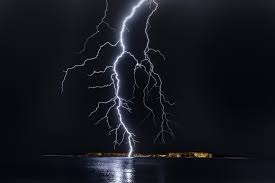
#> input picture initial_image_folder/lightning.jpeg, 275 x 183 px
$ python kernel_image_processing.py
#> lines starting #> are read from the running program, lines starting #| are printed output that depends on the picture
from PIL import Image
import png
import multiprocessing
from multiprocessing import Pool
import numpy as np
import os

# [5 lines of commented-out code are left out]
input_image = 'lightning.jpeg'
####################################################################################

########################## MULTIPROCESSING (YES/NO) ################################
# NO
multiprocess = 0
# YES
#multiprocess = 1
####################################################################################

########################### PRE-SET 3X3 KERNEL OPTIONS #############################
# IDENTITY
#kernel = [[0, 0, 0],[0, 1, 0],[0, 0, 0]]

# CUSTOM 3X3 KERNEL
#kernel = [[2., 0., 0.],[0., 1., 4],[0., 1., 0.]]

# EDGE DETECTION KERNELS
#kernel = [[1., 0., -1.],[0., 0., 0.],[-1., 0., 1.]]
#kernel = [[0., 1., 0.],[1., -4., 1.],[0., 1., 0.]]
#kernel = [[-1., -1., -1.],[-1., 8., -1.],[-1., -1., -1.]]

# SHARPEN
#kernel = [[0., -1., 0.],[-1., 5., -1.],[0., -1., 0.]]

# BOX BLUR
#kernel = [[1/9., 1/9., 1/9.],[1/9., 1/9., 1/9.],[1/9., 1/9., 1/9.]]

# GAUSSIAN BLUR
#kernel = [[1/16., 1/8., 1/16.],[1/8., 1/4., 1/8.],[1/16., 1/8., 1/16.]]
#kernel = [[1/8., 1/4., 1/8.],[1/4., 1/2., 1/4.],[1/8., 1/4., 1/8.]]
####################################################################################

########################### PRE-SET 5X5 KERNEL OPTIONS #############################
# IDENTITY
#kernel = [[0., 0., 0., 0., 0.],[0., 0., 0., 0., 0.],[0., 0., 1., 0., 0.],[0., 0., 0., 0., 0.],[0., 0., 0., 0., 0.]]

# CUSTOM 5X5 KERNEL
#kernel = [[2., 0., 0.],[0., 1., 4],[0., 1., 0.]]

# EDGE DETECTION
kernel = [[0., 0., -1., 0., 0.],[0., -1., -2., -1., 0.],[-1., -2., 16., -2., -1.],[0., -1., -2., -1., 0.],[0., 0., -1., 0., 0.]]

# BLOCK BLUR
#kernel = [[1/30.,1/30.,1/30.,1/30.,1/30.],[1/30.,1/30.,1/30.,1/30.,1/30.],[1/30.,1/30.,1/30.,1/30.,1/30.],[1/30.,1/30.,1/30.,1/30.,1/30.],[1/30.,1/30.,1/30.,1/30.,1/30.]]

# GAUSSIAN BLUR
#kernel = [[1/265., 4/265., 6/265., 4//265., 1//265.],[4/265., 16/265., 24/265., 16//265., 4//265.],[6/265., 24/265., 36/265., 24//265., 6//265.],[4/265., 16/265., 24/265., 16//265., 4//265.],[1/265., 4/265., 6/265., 4//265., 1//265.]]

# SOBEL CONVOLUTION (X-DIRECTION)
#kernel = [[2., 2., 4., 2., 2.],[1., 1., 2., 1., 1.],[0., 0., 0., 0., 0.],[-1., -1., -2., -1., -1.],[-2., -2., -4., -2., -2.]]
# SOBEL CONVOLUTION (Y-DIRECTION)
#kernel = [[2., 1., 0., -1., -2.],[2., 1., 0., -1., -2.],[4., 2., 0., -2., -4.],[2., 1., 0., -1., -2.],[2., 1., 0., -1., -2.]]

# PREWITT CONVOLUTION (X-DIRECTION)
#kernel = [[9., 9., 9., 9., 9.],[9., 5., 5., 5., 9.],[-7., -3., 0., -3., -7.],[-7., -3., -3., -3., -7.],[-7., -7., -7., -7., -7.]]
# PREWITT CONVOLUTION (Y-DIRECTION)
#kernel = [[9., 9., -7., -7., -7.],[9., 5., -3., -3., -7.],[9., 5., 0., -3., -7.],[9., 5., -3., -3., -7.],[9., 9., -7., -7., -7.]]

# PKIRSCH CONVOLUTION (X-DIRECTION)
#kernel = [[2., 2., 2., 2., 2.],[1., 1., 1., 1., 1.],[0., 0., 0., 0., 0.],[-1., -1., -1., -1., -1.],[-2., -2., -2., -2., -2.]]
# PKIRSCH CONVOLUTION (Y-DIRECTION)
#kernel = [[2., 1., 0., -1., -2.],[2., 1., 0., -1., -2.],[2., 1., 0., -1., -2.],[2., 1., 0., -1., -2.],[2., 1., 0., -1., -2.]
####################################################################################

# kernel loop for red image filter
# [63 lines left out: function three_by_three, not called in this run]

def five_by_five( kernel_color_array ):
	print('kernel in filter...')
	kernel_image = []
	for i in range(height):
		temp_array=[]
		for j in range(width):
			c2=(kernel_color_array[j,i]*kernel[2][2])
			if i!=(height-1) and i!=(height-2):
				d2=(kernel_color_array[j,i+1]*kernel[3][2])
				e2=(kernel_color_array[j,i+2]*kernel[4][2])
				if i==0:
					if j==0:
						c3=(kernel_color_array[j+1,i]*kernel[2][3])
						c4=(kernel_color_array[j+2,i]*kernel[2][4])
						d3=(kernel_color_array[j+1,i+1]*kernel[3][3])
						d4=(kernel_color_array[j+2,i+1]*kernel[3][4])
						e3=(kernel_color_array[j+1,i+2]*kernel[4][3])
						e4=(kernel_color_array[j+2,i+2]*kernel[4][4])
						kernel_value=(c2+c3+c4+d2+d3+d4+e2+e3+e4)
					elif j==1:
						c1=(kernel_color_array[j-1,i]*kernel[2][1])
						c3=(kernel_color_array[j+1,i]*kernel[2][3])
						c4=(kernel_color_array[j+2,i]*kernel[2][4])
						d1=(kernel_color_array[j-1,i+1]*kernel[3][1])
						d3=(kernel_color_array[j+1,i+1]*kernel[3][3])
						d4=(kernel_color_array[j+2,i+1]*kernel[3][4])
						e1=(kernel_color_array[j-1,i+2]*kernel[4][1])
						e3=(kernel_color_array[j+1,i+2]*kernel[4][3])
						e4=(kernel_color_array[j+2,i+2]*kernel[4][4])
						kernel_value=(c1+c2+c3+c4+d1+d2+d3+d4+e1+e2+e3+e4)
					elif j==(width-2):
						c0=(kernel_color_array[j-2,i]*kernel[2][0])
						c1=(kernel_color_array[j-1,i]*kernel[2][1])
						d0=(kernel_color_array[j-2,+1]*kernel[3][0])
						d1=(kernel_color_array[j-1,i+1]*kernel[3][1])
						e0=(kernel_color_array[j-2,i+2]*kernel[4][0])
						e1=(kernel_color_array[j-1,i+2]*kernel[4][1])
						c3=(kernel_color_array[j+1,i]*kernel[2][3])
						d3=(kernel_color_array[j+1,i+1]*kernel[3][3])
						e3=(kernel_color_array[j+1,i+2]*kernel[4][3])
						kernel_value=(c0+c1+c2+c3+d0+d1+d2+d3+e0+e1+e2+e3)
					elif j==(width-1):
						c0=(kernel_color_array[j-2,i]*kernel[2][0])
						c1=(kernel_color_array[j-1,i]*kernel[2][1])
						d0=(kernel_color_array[j-2,+1]*kernel[3][0])
						d1=(kernel_color_array[j-1,i+1]*kernel[3][1])
						e0=(kernel_color_array[j-2,i+2]*kernel[4][0])
						e1=(kernel_color_array[j-1,i+2]*kernel[4][1])
						kernel_value=(c0+c1+c2+d0+d1+d2+e0+e1+e2)
					else:
						c0=(kernel_color_array[j-2,i]*kernel[2][0])
						c1=(kernel_color_array[j-1,i]*kernel[2][1])
						c3=(kernel_color_array[j+1,i]*kernel[2][3])
						c4=(kernel_color_array[j+2,i]*kernel[2][4])
						d0=(kernel_color_array[j-2,+1]*kernel[3][0])
						d1=(kernel_color_array[j-1,i+1]*kernel[3][1])
						d3=(kernel_color_array[j+1,i+1]*kernel[3][3])
						d4=(kernel_color_array[j+2,i+1]*kernel[3][4])
						e0=(kernel_color_array[j-2,i+2]*kernel[4][0])
						e1=(kernel_color_array[j-1,i+2]*kernel[4][1])
						e3=(kernel_color_array[j+1,i+2]*kernel[4][3])
						e4=(kernel_color_array[j+2,i+2]*kernel[4][4])
						kernel_value=(c0+c1+c2+c3+c4+d0+d1+d2+d3+d4+e0+e1+e2+e3+e4)
				elif i==1:
					b2=(kernel_color_array[j,i-1]*kernel[1][2])
					if j==0:
						c3=(kernel_color_array[j+1,i]*kernel[2][3])
						c4=(kernel_color_array[j+2,i]*kernel[2][4])
						d3=(kernel_color_array[j+1,i+1]*kernel[3][3])
						d4=(kernel_color_array[j+2,i+1]*kernel[3][4])
						e3=(kernel_color_array[j+1,i+2]*kernel[4][3])
						e4=(kernel_color_array[j+2,i+2]*kernel[4][4])
						b3=(kernel_color_array[j+1,i-1]*kernel[1][3])
						b4=(kernel_color_array[j+2,i-1]*kernel[1][4])
						kernel_value=(b2+b3+b4+c2+c3+c4+d2+d3+d4+e2+e3+e4)
					elif j==1:
						c3=(kernel_color_array[j+1,i]*kernel[2][3])
						c4=(kernel_color_array[j+2,i]*kernel[2][4])
						d3=(kernel_color_array[j+1,i+1]*kernel[3][3])
						d4=(kernel_color_array[j+2,i+1]*kernel[3][4])
						e3=(kernel_color_array[j+1,i+2]*kernel[4][3])
						e4=(kernel_color_array[j+2,i+2]*kernel[4][4])
						c1=(kernel_color_array[j-1,i]*kernel[2][1])
						d1=(kernel_color_array[j-1,i+1]*kernel[3][1])
						e1=(kernel_color_array[j-1,i+2]*kernel[4][1])
						b3=(kernel_color_array[j+1,i-1]*kernel[1][3])
						b4=(kernel_color_array[j+2,i-1]*kernel[1][4])
						b1=(kernel_color_array[j-1,i-1]*kernel[1][1])
						kernel_value=(b1+b2+b3+b4+c1+c2+c3+c4+d1+d2+d3+d4+e1+e2+e3+e4)
					elif j==(width-2):
						c0=(kernel_color_array[j-2,i]*kernel[2][0])
						c1=(kernel_color_array[j-1,i]*kernel[2][1])
						d0=(kernel_color_array[j-2,+1]*kernel[3][0])
						d1=(kernel_color_array[j-1,i+1]*kernel[3][1])
						e0=(kernel_color_array[j-2,i+2]*kernel[4][0])
						e1=(kernel_color_array[j-1,i+2]*kernel[4][1])
						c3=(kernel_color_array[j+1,i]*kernel[2][3])
						d3=(kernel_color_array[j+1,i+1]*kernel[3][3])
						e3=(kernel_color_array[j+1,i+2]*kernel[4][3])
						b0=(kernel_color_array[j-2,i-1]*kernel[1][0])
						b1=(kernel_color_array[j-1,i-1]*kernel[1][1])
						b3=(kernel_color_array[j+1,i-1]*kernel[1][3])
						kernel_value=(b0+b1+b2+b3+c0+c1+c2+c3+d0+d1+d2+d3+e0+e1+e2+e3)
					elif j==(width-1):
						c0=(kernel_color_array[j-2,i]*kernel[2][0])
						c1=(kernel_color_array[j-1,i]*kernel[2][1])
						d0=(kernel_color_array[j-2,+1]*kernel[3][0])
						d1=(kernel_color_array[j-1,i+1]*kernel[3][1])
						e0=(kernel_color_array[j-2,i+2]*kernel[4][0])
						e1=(kernel_color_array[j-1,i+2]*kernel[4][1])
						b0=(kernel_color_array[j-2,i-1]*kernel[1][0])
						b1=(kernel_color_array[j-1,i-1]*kernel[1][1])
						kernel_value=(b0+b1+b2+c0+c1+c2+d0+d1+d2+e0+e1+e2)
					else:
						c3=(kernel_color_array[j+1,i]*kernel[2][3])
						c4=(kernel_color_array[j+2,i]*kernel[2][4])
						d3=(kernel_color_array[j+1,i+1]*kernel[3][3])
						d4=(kernel_color_array[j+2,i+1]*kernel[3][4])
						e3=(kernel_color_array[j+1,i+2]*kernel[4][3])
						e4=(kernel_color_array[j+2,i+2]*kernel[4][4])
						b3=(kernel_color_array[j+1,i-1]*kernel[1][3])
						b4=(kernel_color_array[j+2,i-1]*kernel[1][4])
						c0=(kernel_color_array[j-2,i]*kernel[2][0])
						c1=(kernel_color_array[j-1,i]*kernel[2][1])
						d0=(kernel_color_array[j-2,+1]*kernel[3][0])
						d1=(kernel_color_array[j-1,i+1]*kernel[3][1])
						e0=(kernel_color_array[j-2,i+2]*kernel[4][0])
						e1=(kernel_color_array[j-1,i+2]*kernel[4][1])
						b0=(kernel_color_array[j-2,i-1]*kernel[1][0])
						b1=(kernel_color_array[j-1,i-1]*kernel[1][1])
						kernel_value=(b0+b1+b2+b3+b4+c0+c1+c2+c3+c4+d0+d1+d2+d3+d4+e0+e1+e2+e3+e4)
				else:
					a2=(kernel_color_array[j,i-2]*kernel[0][2])
					b2=(kernel_color_array[j,i-1]*kernel[1][2])
					if j==0:
						c3=(kernel_color_array[j+1,i]*kernel[2][3])
						c4=(kernel_color_array[j+2,i]*kernel[2][4])
						d3=(kernel_color_array[j+1,i+1]*kernel[3][3])
						d4=(kernel_color_array[j+2,i+1]*kernel[3][4])
						e3=(kernel_color_array[j+1,i+2]*kernel[4][3])
						e4=(kernel_color_array[j+2,i+2]*kernel[4][4])
						b3=(kernel_color_array[j+1,i-1]*kernel[1][3])
						b4=(kernel_color_array[j+2,i-1]*kernel[1][4])
						a3=(kernel_color_array[j+1,i-2]*kernel[0][3])
						a4=(kernel_color_array[j+2,i-2]*kernel[0][4])
						kernel_value=(a2+a3+a4+b2+b3+b4+c2+c3+c4+d2+d3+d4+e2+e3+e4)
					elif j==1:
						a3=(kernel_color_array[j+1,i-2]*kernel[0][3])
						a4=(kernel_color_array[j+2,i-2]*kernel[0][4])
						b3=(kernel_color_array[j+1,i-1]*kernel[1][3])
						b4=(kernel_color_array[j+2,i-1]*kernel[1][4])
						c3=(kernel_color_array[j+1,i]*kernel[2][3])
						c4=(kernel_color_array[j+2,i]*kernel[2][4])
						d3=(kernel_color_array[j+1,i+1]*kernel[3][3])
						d4=(kernel_color_array[j+2,i+1]*kernel[3][4])
						e3=(kernel_color_array[j+1,i+2]*kernel[4][3])
						e4=(kernel_color_array[j+2,i+2]*kernel[4][4])
						c1=(kernel_color_array[j-1,i]*kernel[2][1])
						d1=(kernel_color_array[j-1,i+1]*kernel[3][1])
						e1=(kernel_color_array[j-1,i+2]*kernel[4][1])
						b1=(kernel_color_array[j-1,i-1]*kernel[1][1])
						a1=(kernel_color_array[j-1,i-2]*kernel[0][1])
						kernel_value=(a1+a2+a3+a4+b1+b2+b3+b4+c1+c2+c3+c4+d1+d2+d3+d4+e1+e2+e3+e4)
					elif j==(width-2):
						c0=(kernel_color_array[j-2,i]*kernel[2][0])
						c1=(kernel_color_array[j-1,i]*kernel[2][1])
						c3=(kernel_color_array[j+1,i]*kernel[2][3])
						d0=(kernel_color_array[j-2,+1]*kernel[3][0])
						d1=(kernel_color_array[j-1,i+1]*kernel[3][1])
						d3=(kernel_color_array[j+1,i+1]*kernel[3][3])
						e0=(kernel_color_array[j-2,i+2]*kernel[4][0])
						e1=(kernel_color_array[j-1,i+2]*kernel[4][1])
						e3=(kernel_color_array[j+1,i+2]*kernel[4][3])
						b0=(kernel_color_array[j-2,i-1]*kernel[1][0])
						b1=(kernel_color_array[j-1,i-1]*kernel[1][1])
						b3=(kernel_color_array[j+1,i-1]*kernel[1][3])
						a0=(kernel_color_array[j-2,i-2]*kernel[0][0])
						a1=(kernel_color_array[j-1,i-2]*kernel[0][1])
						a3=(kernel_color_array[j+1,i-2]*kernel[0][3])
						kernel_value=(a0+a1+a2+a3+b0+b1+b2+b3+c0+c1+c2+c3+d0+d1+d2+d3+e0+e1+e2+e3)
					elif j==(width-1):
						c0=(kernel_color_array[j-2,i]*kernel[2][0])
						c1=(kernel_color_array[j-1,i]*kernel[2][1])
						d0=(kernel_color_array[j-2,+1]*kernel[3][0])
						d1=(kernel_color_array[j-1,i+1]*kernel[3][1])
						e0=(kernel_color_array[j-2,i+2]*kernel[4][0])
						e1=(kernel_color_array[j-1,i+2]*kernel[4][1])
						b0=(kernel_color_array[j-2,i-1]*kernel[1][0])
						b1=(kernel_color_array[j-1,i-1]*kernel[1][1])
						a0=(kernel_color_array[j-2,i-2]*kernel[0][0])
						a1=(kernel_color_array[j-1,i-2]*kernel[0][1])
						kernel_value=(a0+a1+a2+b0+b1+b2+c0+c1+c2+d0+d1+d2+e0+e1+e2)
					else:
						c3=(kernel_color_array[j+1,i]*kernel[2][3])
						c4=(kernel_color_array[j+2,i]*kernel[2][4])
						d3=(kernel_color_array[j+1,i+1]*kernel[3][3])
						d4=(kernel_color_array[j+2,i+1]*kernel[3][4])
						e3=(kernel_color_array[j+1,i+2]*kernel[4][3])
						e4=(kernel_color_array[j+2,i+2]*kernel[4][4])
						b3=(kernel_color_array[j+1,i-1]*kernel[1][3])
						b4=(kernel_color_array[j+2,i-1]*kernel[1][4])
						a3=(kernel_color_array[j+1,i-2]*kernel[0][3])
						a4=(kernel_color_array[j+2,i-2]*kernel[0][4])
						c0=(kernel_color_array[j-2,i]*kernel[2][0])
						c1=(kernel_color_array[j-1,i]*kernel[2][1])
						d0=(kernel_color_array[j-2,+1]*kernel[3][0])
						d1=(kernel_color_array[j-1,i+1]*kernel[3][1])
						e0=(kernel_color_array[j-2,i+2]*kernel[4][0])
						e1=(kernel_color_array[j-1,i+2]*kernel[4][1])
						b0=(kernel_color_array[j-2,i-1]*kernel[1][0])
						b1=(kernel_color_array[j-1,i-1]*kernel[1][1])
						a0=(kernel_color_array[j-2,i-2]*kernel[0][0])
						a1=(kernel_color_array[j-1,i-2]*kernel[0][1])
						kernel_value=(a0+a1+a2+a3+a4+b0+b1+b2+b3+b4+c0+c1+c2+c3+c4+d0+d1+d2+d3+d4+e0+e1+e2+e3+e4)
			if i==(height-2):
				a2=(kernel_color_array[j,i-2]*kernel[0][2])
				b2=(kernel_color_array[j,i-1]*kernel[1][2])
				d2=(kernel_color_array[j,i+1]*kernel[3][2])
				if j==0:
					c3=(kernel_color_array[j+1,i]*kernel[2][3])
					c4=(kernel_color_array[j+2,i]*kernel[2][4])
					d3=(kernel_color_array[j+1,i+1]*kernel[3][3])
					d4=(kernel_color_array[j+2,i+1]*kernel[3][4])
					b3=(kernel_color_array[j+1,i-1]*kernel[1][3])
					b4=(kernel_color_array[j+2,i-1]*kernel[1][4])
					a3=(kernel_color_array[j+1,i-2]*kernel[0][3])
					a4=(kernel_color_array[j+2,i-2]*kernel[0][4])
					kernel_value=(a2+a3+a4+b2+b3+b4+c2+c3+c4+d2+d3+d4)
				elif j==1:
					c3=(kernel_color_array[j+1,i]*kernel[2][3])
					c4=(kernel_color_array[j+2,i]*kernel[2][4])
					d3=(kernel_color_array[j+1,i+1]*kernel[3][3])
					d4=(kernel_color_array[j+2,i+1]*kernel[3][4])
					c1=(kernel_color_array[j-1,i]*kernel[2][1])
					d1=(kernel_color_array[j-1,i+1]*kernel[3][1])
					b3=(kernel_color_array[j+1,i-1]*kernel[1][3])
					b4=(kernel_color_array[j+2,i-1]*kernel[1][4])
					b1=(kernel_color_array[j-1,i-1]*kernel[1][1])
					a3=(kernel_color_array[j+1,i-2]*kernel[0][3])
					a4=(kernel_color_array[j+2,i-2]*kernel[0][4])
					a1=(kernel_color_array[j-1,i-2]*kernel[0][1])
					kernel_value=(a1+a2+a3+a4+b1+b2+b3+b4+c1+c2+c3+c4+d1+d2+d3+d4)
				elif j==(width-2):
					c0=(kernel_color_array[j-2,i]*kernel[2][0])
					c1=(kernel_color_array[j-1,i]*kernel[2][1])
					d0=(kernel_color_array[j-2,+1]*kernel[3][0])
					d1=(kernel_color_array[j-1,i+1]*kernel[3][1])
					c3=(kernel_color_array[j+1,i]*kernel[2][3])
					d3=(kernel_color_array[j+1,i+1]*kernel[3][3])
					b0=(kernel_color_array[j-2,i-1]*kernel[1][0])
					b1=(kernel_color_array[j-1,i-1]*kernel[1][1])
					b3=(kernel_color_array[j+1,i-1]*kernel[1][3])
					a0=(kernel_color_array[j-2,i-2]*kernel[0][0])
					a1=(kernel_color_array[j-1,i-2]*kernel[0][1])
					a3=(kernel_color_array[j+1,i-2]*kernel[0][3])
					kernel_value=(a0+a1+a2+a3+b0+b1+b2+b3+c0+c1+c2+c3+d0+d1+d2+d3)
				elif j==(width-1):
					c0=(kernel_color_array[j-2,i]*kernel[2][0])
					c1=(kernel_color_array[j-1,i]*kernel[2][1])
					d0=(kernel_color_array[j-2,+1]*kernel[3][0])
					d1=(kernel_color_array[j-1,i+1]*kernel[3][1])
					b0=(kernel_color_array[j-2,i-1]*kernel[1][0])
					b1=(kernel_color_array[j-1,i-1]*kernel[1][1])
					a0=(kernel_color_array[j-2,i-2]*kernel[0][0])
					a1=(kernel_color_array[j-1,i-2]*kernel[0][1])
					kernel_value=(a0+a1+a2+b0+b1+b2+c0+c1+c2+d0+d1+d2)
				else:
					c3=(kernel_color_array[j+1,i]*kernel[2][3])
					c4=(kernel_color_array[j+2,i]*kernel[2][4])
					d3=(kernel_color_array[j+1,i+1]*kernel[3][3])
					d4=(kernel_color_array[j+2,i+1]*kernel[3][4])
					b3=(kernel_color_array[j+1,i-1]*kernel[1][3])
					b4=(kernel_color_array[j+2,i-1]*kernel[1][4])
					a3=(kernel_color_array[j+1,i-2]*kernel[0][3])
					a4=(kernel_color_array[j+2,i-2]*kernel[0][4])
					c0=(kernel_color_array[j-2,i]*kernel[2][0])
					c1=(kernel_color_array[j-1,i]*kernel[2][1])
					d0=(kernel_color_array[j-2,+1]*kernel[3][0])
					d1=(kernel_color_array[j-1,i+1]*kernel[3][1])
					b0=(kernel_color_array[j-2,i-1]*kernel[1][0])
					b1=(kernel_color_array[j-1,i-1]*kernel[1][1])
					a0=(kernel_color_array[j-2,i-2]*kernel[0][0])
					a1=(kernel_color_array[j-1,i-2]*kernel[0][1])
					kernel_value=(a0+a1+a2+a3+a4+b0+b1+b2+b3+b4+c0+c1+c2+c3+c4+d0+d1+d2+d3+d4)
			if i==(height-1):
				a2=(kernel_color_array[j,i-2]*kernel[0][2])
				b2=(kernel_color_array[j,i-1]*kernel[1][2])
				if j==0:
					c3=(kernel_color_array[j+1,i]*kernel[2][3])
					c4=(kernel_color_array[j+2,i]*kernel[2][4])
					b3=(kernel_color_array[j+1,i-1]*kernel[1][3])
					b4=(kernel_color_array[j+2,i-1]*kernel[1][4])
					a3=(kernel_color_array[j+1,i-2]*kernel[0][3])
					a4=(kernel_color_array[j+2,i-2]*kernel[0][4])
					kernel_value=(a2+a3+a4+b2+b3+b4+c2+c3+c4)
				elif j==1:
					c3=(kernel_color_array[j+1,i]*kernel[2][3])
					c4=(kernel_color_array[j+2,i]*kernel[2][4])
					c1=(kernel_color_array[j-1,i]*kernel[2][1])
					b3=(kernel_color_array[j+1,i-1]*kernel[1][3])
					b4=(kernel_color_array[j+2,i-1]*kernel[1][4])
					b1=(kernel_color_array[j-1,i-1]*kernel[1][1])
					a3=(kernel_color_array[j+1,i-2]*kernel[0][3])
					a4=(kernel_color_array[j+2,i-2]*kernel[0][4])
					a1=(kernel_color_array[j-1,i-2]*kernel[0][1])
					kernel_value=(a1+a2+a3+a4+b1+b2+b3+b4+c1+c2+c3+c4)
				elif j==(width-2):
					c0=(kernel_color_array[j-2,i]*kernel[2][0])
					c1=(kernel_color_array[j-1,i]*kernel[2][1])
					c3=(kernel_color_array[j+1,i]*kernel[2][3])
					b0=(kernel_color_array[j-2,i-1]*kernel[1][0])
					b1=(kernel_color_array[j-1,i-1]*kernel[1][1])
					b3=(kernel_color_array[j+1,i-1]*kernel[1][3])
					a0=(kernel_color_array[j-2,i-2]*kernel[0][0])
					a1=(kernel_color_array[j-1,i-2]*kernel[0][1])
					a3=(kernel_color_array[j+1,i-2]*kernel[0][3])
					kernel_value=(a0+a1+a2+a3+b0+b1+b2+b3+c0+c1+c2+c3)
				elif j==(width-1):
					c0=(kernel_color_array[j-2,i]*kernel[2][0])
					c1=(kernel_color_array[j-1,i]*kernel[2][1])
					b0=(kernel_color_array[j-2,i-1]*kernel[1][0])
					b1=(kernel_color_array[j-1,i-1]*kernel[1][1])
					a0=(kernel_color_array[j-2,i-2]*kernel[0][0])
					a1=(kernel_color_array[j-1,i-2]*kernel[0][1])
					kernel_value=(a0+a1+a2+b0+b1+b2+c0+c1+c2)
				else:
					c3=(kernel_color_array[j+1,i]*kernel[2][3])
					c4=(kernel_color_array[j+2,i]*kernel[2][4])
					b3=(kernel_color_array[j+1,i-1]*kernel[1][3])
					b4=(kernel_color_array[j+2,i-1]*kernel[1][4])
					a3=(kernel_color_array[j+1,i-2]*kernel[0][3])
					a4=(kernel_color_array[j+2,i-2]*kernel[0][4])
					c0=(kernel_color_array[j-2,i]*kernel[2][0])
					c1=(kernel_color_array[j-1,i]*kernel[2][1])
					b0=(kernel_color_array[j-2,i-1]*kernel[1][0])
					b1=(kernel_color_array[j-1,i-1]*kernel[1][1])
					a0=(kernel_color_array[j-2,i-2]*kernel[0][0])
					a1=(kernel_color_array[j-1,i-2]*kernel[0][1])
					kernel_value=(a0+a1+a2+a3+a4+b0+b1+b2+b3+b4+c0+c1+c2+c3+c4)
			temp_array.append(kernel_value)
		kernel_image.append(temp_array)
	return kernel_image

def correct_for_overflow_values( value ):
	if value < 0:
		return 0
	elif value > 255:
		return 255
	else:
		return value

# check if file output directory exists, if not make it
if not os.path.exists( os.getcwd()+'/final_image_folder' ):
    os.mkdir( os.getcwd()+'/final_image_folder' )

# setup file input and output directory
initial_image_folder = 'initial_image_folder'
final_image_folder = 'final_image_folder'

# import initial image
im = Image.open(initial_image_folder+'/'+input_image)
#> im is the input picture: PIL image 275x183 RGB; mean R, G, B 22, 23.1, 30.3

# get image dimensions and type
width,height = im.size
#> width = 275; height = 183

# split image into R, G, and B channels
r,g,b, = im.split()
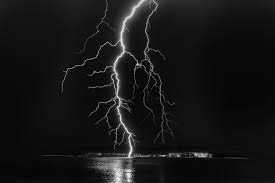
#> r: PIL image 275x183 L; min 0, max 255, mean 22
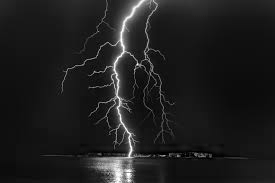
#> b: PIL image 275x183 L; min 0, max 255, mean 30.3

# loading R, G, and B channels into numerical arrays... once in numerical arrays they can not be "merged" back into an RGB image in the traditional way because the original image has been compromised
red = r.load()
green = g.load()
blue = b.load()

# no multiprocessing
if multiprocess == 0:
	if len( kernel ) < 4:
		red_kernel_image = three_by_three(red)
		blue_kernel_image = three_by_three(blue)
		green_kernel_image = three_by_three(green)
	if len( kernel ) > 4:
		red_kernel_image = five_by_five(red)
#> red_kernel_image = 183 items
		blue_kernel_image = five_by_five(blue)
#> blue_kernel_image = 183 items
		green_kernel_image = five_by_five(green)
#> green_kernel_image = 183 items

# yes multiprocessing
if multiprocess == 1:
	# first we reshape the images (height,width) because numpy reads column,row not row,column
	# then, for some reason it was looking at the image from behind, so we have to flip the pixels across the diagonal
	# but there is no function to do this, so first we rotate the matrix then we flip it about the diagonal
	npred = np.array(r.getdata()).reshape(height, width)
	npred1 = np.rot90(npred)
	npred2 = np.flipud(npred1)
	npgreen = np.array(g.getdata()).reshape(height, width)
	npgreen1 = np.rot90(npgreen)
	npgreen2 = np.flipud(npgreen1)
	npblue = np.array(b.getdata()).reshape(height, width)
	npblue1 = np.rot90(npblue)
	npblue2 = np.flipud(npblue1)
	npim = [npred2,npgreen2,npblue2]

	if len(kernel) < 4:
		pixelaccess = multiprocessing.Pool().map(three_by_three, npim)
	if len(kernel) > 4:
		pixelaccess = multiprocessing.Pool().map(five_by_five, npim)

	red_kernel_image = pixelaccess[0]
	green_kernel_image = pixelaccess[1]
	blue_kernel_image = pixelaccess[2]

# looping through R, G, and B filters to create a final RGB array (final RGB image structured as [R,G,B, R,G,B, R,G,B, ...])
rgb_image = []
x = 0
y = 0
z = 0
print('putting filters back together...')
for i in range( height ):
	temp_array = []
	for j in range( width ):
		x = correct_for_overflow_values(int(red_kernel_image[i][j]))
		y = correct_for_overflow_values(int(green_kernel_image[i][j]))
		z = correct_for_overflow_values(int(blue_kernel_image[i][j]))
		temp_array.append(x)
		temp_array.append(y)
		temp_array.append(z)
	rgb_image.append(temp_array)
#> after the loop, rgb_image = 183 items

# transforming the final RGB array into an RGB image and saving it
png.from_array(rgb_image, 'RGB').save(final_image_folder+'/'+input_image.split('.')[0]+'_final.jpg')
#> (this line was passed over: png is not available in this run)
